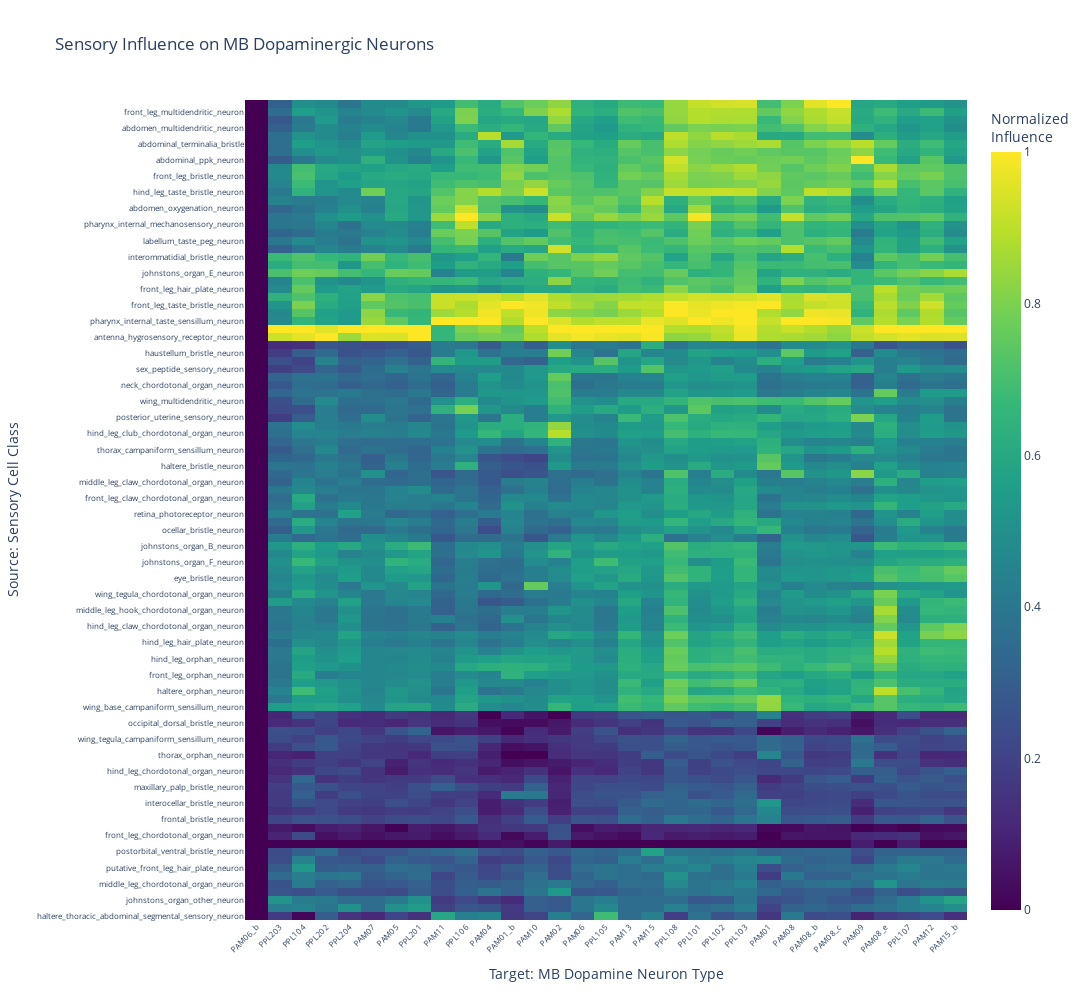

Here is the notebook cell this chart was saved with:
### Markdown cell above
## Visualisation: Influence Heatmap

Let's create an interactive heatmap showing influence from sensory sub-classes to dopamine neuron types:

### Code cell
# Create a matrix for heatmap
# Filter out olfactory neurons
filtered_scores = all_influence_scores_ct[
    ~all_influence_scores_ct['source'].str.contains('olfactory_receptor_neuron', case=False, na=False)
]

influence_matrix = filtered_scores.pivot(
    index='source',
    columns='target_type',
    values='adjusted_influence'
).fillna(0)

# Filter rows with low influence (similar to R version)
row_sums = influence_matrix.sum(axis=1)
influence_matrix = influence_matrix[row_sums > 100]

print(f"Heatmap matrix dimensions: {influence_matrix.shape[0]} x {influence_matrix.shape[1]}")
print(f"(After filtering for sources with total influence > 100)\n")

# Min-max normalize by column (per target type, like R version)
# This shows which source has the strongest influence for each target
influence_matrix_norm = influence_matrix.copy()
for col in influence_matrix_norm.columns:
    col_data = influence_matrix_norm[col]
    col_min = col_data.min()
    col_max = col_data.max()
    if col_max > col_min:
        influence_matrix_norm[col] = (col_data - col_min) / (col_max - col_min)
    else:
        influence_matrix_norm[col] = 0

# Replace any inf/nan values
influence_matrix_norm = influence_matrix_norm.replace([np.inf, -np.inf], 0).fillna(0)

# Perform hierarchical clustering
from scipy.cluster.hierarchy import linkage, leaves_list
from scipy.spatial.distance import pdist

# Cluster rows (sources)
row_linkage = linkage(pdist(influence_matrix_norm.values, metric='euclidean'), method='ward')
row_order = leaves_list(row_linkage)

# Cluster columns (targets)
col_linkage = linkage(pdist(influence_matrix_norm.T.values, metric='euclidean'), method='ward')
col_order = leaves_list(col_linkage)

# Reorder matrix
influence_matrix_ordered = influence_matrix_norm.iloc[row_order, col_order]

# Create interactive heatmap with plotly
fig = go.Figure(data=go.Heatmap(
    z=influence_matrix_ordered.values,
    x=influence_matrix_ordered.columns,
    y=influence_matrix_ordered.index,
    colorscale='Viridis',
    colorbar=dict(title='Normalized<br>Influence'),
    hovertemplate='Source: %{y}<br>Target: %{x}<br>Normalized Influence: %{z:.2f}<extra></extra>'
))

fig.update_layout(
    title='Sensory Influence on MB Dopaminergic Neurons',
    xaxis_title='Target: MB Dopamine Neuron Type',
    yaxis_title='Source: Sensory Cell Class',
    width=1200,
    height=1000,
    xaxis={'tickangle': -45, 'tickfont': {'size': 8}},
    yaxis={'tickfont': {'size': 8}}
)

# Save as HTML
fig.write_html(f"{IMG_DIR}/{DATASET}_influence_heatmap.html")

print("✓ Interactive heatmap saved")
fig.show()

### Figure 1 — Plotly figure (JSON) as saved in the notebook; plotly's stock layout.template omitted (floating-point values rounded to 4 significant figures; data arrays with more than 128 entries replaced by an {"elided": "..."} marker saying what was removed)
{"data": [{"colorbar": {"title": {"text": "Normalized<br>Influence"}}, "colorscale": [[0.0, "#440154"], [0.1111, "#482878"], [0.2222, "#3e4989"], [0.3333, "#31688e"], [0.4444, "#26828e"], [0.5556, "#1f9e89"], [0.6667, "#35b779"], [0.7778, "#6ece58"], [0.8889, "#b5de2b"], [1.0, "#fde725"]], "hovertemplate": "Source: %{y}<br>Target: %{x}<br>Normalized Influence: %{z:.2f}<extra></extra>", "type": "heatmap", "x": ["PAM06_b", "PPL203", "PPL104", "PPL202", "PPL204", "PAM07", "PAM05", "PPL201", "PAM11", "PPL106", "PAM04", "PAM01_b", "PAM10", "PAM02", "PAM06", "PPL105", "PAM13", "PAM15", "PPL108", "PPL101", "PPL102", "PPL103", "PAM01", "PAM08", "PAM08_b", "PAM08_c", "PAM09", "PAM08_e", "PPL107", "PAM12", "PAM15_b"], "y": ["haltere_thoracic_abdominal_segmental_sensory_neuron", "johnstons_organ_C_neuron", "johnstons_organ_other_neuron", "putative_hind_leg_club_chordotonal_organ_neuron", "middle_leg_chordotonal_organ_neuron", "antenna_campaniform_sensillum_neuron", "putative_front_leg_hair_plate_neuron", "orbital_bristle_neuron", "postorbital_ventral_bristle_neuron", "front_leg_chordotonal_organ_neuorn", "front_leg_chordotonal_organ_neuron", "hind_leg_bilateral_campaniform_sensillum_neuron", "frontal_bristle_neuron", "frontoorbital_bristle_neuron", "interocellar_bristle_neuron", "middle_leg_campaniform_sensillum_neuron", "maxillary_palp_bristle_neuron", "putative_front_leg_claw_chordotonal_organ_neuron", "hind_leg_chordotonal_organ_neuron", "wing_tegula_orphan_neuron", "thorax_orphan_neuron", "wing_campaniform_sensillum_neuron", "wing_tegula_campaniform_sensillum_neuron", "johnstons_organ_D_neuron", "occipital_dorsal_bristle_neuron", "postorbital_dorsal_bristle_neuron", "wing_base_campaniform_sensillum_neuron", "wing_margin_bristle_neuron", "haltere_orphan_neuron", "thorax_bristle_neuron", "front_leg_orphan_neuron", "hind_leg_bristle_neuron", "hind_leg_orphan_neuron", "middle_leg_hair_plate_neuron", "hind_leg_hair_plate_neuron", "hind_leg_hook_chordotonal_organ_neuron", "hind_leg_claw_chordotonal_organ_neuron", "front_leg_hook_chordotonal_organ_neuron", "middle_leg_hook_chordotonal_organ_neuron", "haltere_campaniform_sensillum_neuron", "wing_tegula_chordotonal_organ_neuron", "vibrissa_bristle_neuron", "eye_bristle_neuron", "prosternal_hair_plate_neuron", "johnstons_organ_F_neuron", "johnstons_organ_A_neuron", "johnstons_organ_B_neuron", "internal_thermosensory_receptor_neuron", "ocellar_bristle_neuron", "postocellar_bristle_neuron", "retina_photoreceptor_neuron", "front_leg_campaniform_sensillum_neuron", "front_leg_claw_chordotonal_organ_neuron", "antenna_bristle_neuron", "middle_leg_claw_chordotonal_organ_neuron", "wing_tegula_hair_plate_neuron", "haltere_bristle_neuron", "haltere_chordotonal_organ_neuron", "thorax_campaniform_sensillum_neuron", "wing_base_chordotonal_organ_neuron", "hind_leg_club_chordotonal_organ_neuron", "middle_leg_club_chordotonal_organ_neuron", "posterior_uterine_sensory_neuron", "abdominal_wall_multidendritic_neuron", "wing_multidendritic_neuron", "front_leg_club_chordotonal_organ_neuron", "neck_chordotonal_organ_neuron", "wheelers_chordotonal_organ_neuron", "sex_peptide_sensory_neuron", "thorax_thoracic_abdominal_segmental_sensory_neuron", "haustellum_bristle_neuron", "thorax_multidendritic_neuron", "antenna_hygrosensory_receptor_neuron", "antenna_thermosensory_receptor_neuron", "pharynx_internal_taste_sensillum_neuron", "middle_leg_taste_bristle_neuron", "front_leg_taste_bristle_neuron", "labellum_external_taste_sensillum_neuron", "front_leg_hair_plate_neuron", "labellum_bristle_neuron", "johnstons_organ_E_neuron", "antenna_orphan_neuron", "interommatidial_bristle_neuron", "labellum_orphan_neuron", "labellum_taste_peg_neuron", "anterior_digestive_tract_internal_taste_sensillum_neuron", "pharynx_internal_mechanosensory_neuron", "anterior_digestive_tract_multidendritic_neuron", "abdomen_oxygenation_neuron", "aorta_sensory_neuron", "hind_leg_taste_bristle_neuron", "middle_leg_orphan_neuron", "front_leg_bristle_neuron", "middle_leg_bristle_neuron", "abdominal_ppk_neuron", "abdomen_orphan_neuron", "abdominal_terminalia_bristle", "wing_margin_taste_bristle_neuron", "abdomen_multidendritic_neuron", "middle_leg_multidendritic_neuron", "front_leg_multidendritic_neuron", "hind_leg_multidendritic_neuron"], "z": {"elided": "102x31 float values"}}], "layout": {"height": 1000, "title": {"text": "Sensory Influence on MB Dopaminergic Neurons"}, "width": 1200, "xaxis": {"tickangle": -45, "tickfont": {"size": 8}, "title": {"text": "Target: MB Dopamine Neuron Type"}}, "yaxis": {"tickfont": {"size": 8}, "title": {"text": "Source: Sensory Cell Class"}}}}
